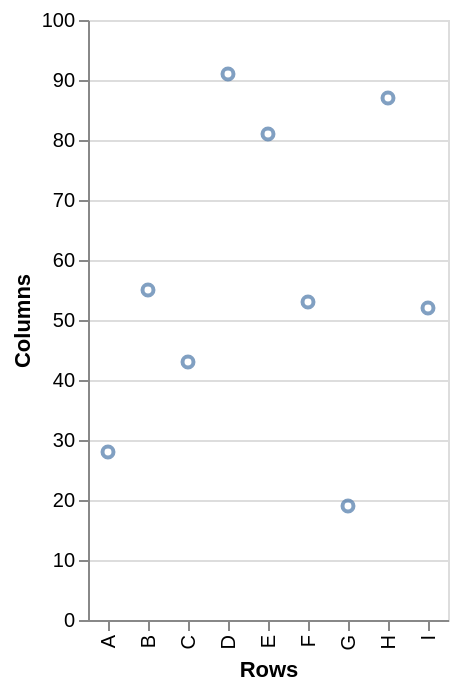

Write a Vega-Lite specification for this figure.
### Vega-Lite specification from a JSON file in a GitHub repository (floating-point values rounded to 4 significant figures)
{"data": {"values": [{"a": "A", "b": 28}, {"a": "B", "b": 55}, {"a": "C", "b": 43}, {"a": "D", "b": 91}, {"a": "E", "b": 81}, {"a": "F", "b": 53}, {"a": "G", "b": 19}, {"a": "H", "b": 87}, {"a": "I", "b": 52}]}, "mark": "point", "encoding": {"x": {"field": "a", "type": "ordinal", "orient": "top", "title": "Rows", "labelAngle": 0}, "y": {"field": "b", "type": "quantitative", "title": "Columns"}}}
